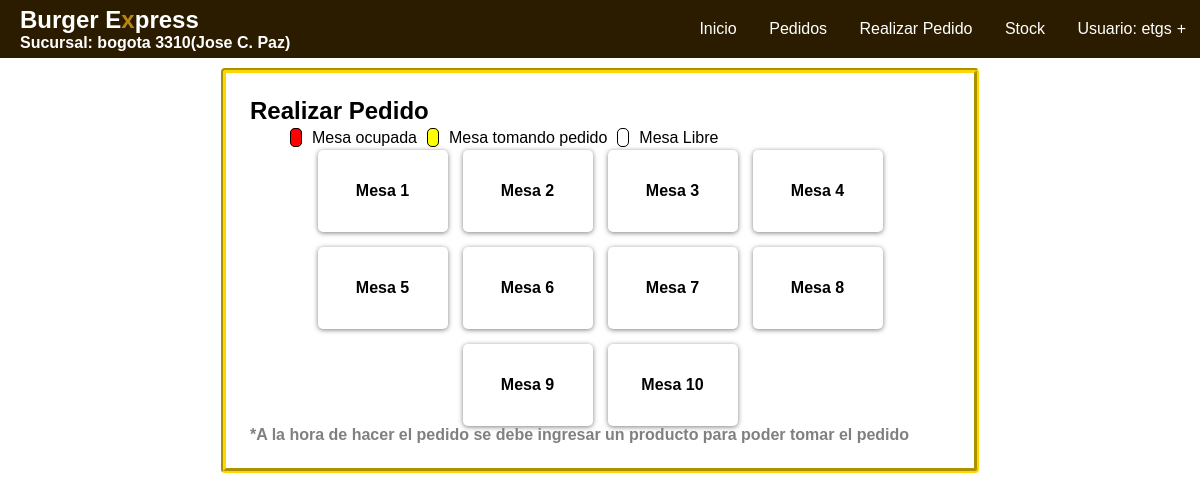
Screenshot of /Vistas/user/menu_pedidos.php (signed in) with the database file from the repository.
### tables this page shows
CREATE TABLE IF NOT EXISTS `mesas` (
  `cod_mesa` int NOT NULL,
  `Cod_sucursal` int NOT NULL,
  `mesa` int NOT NULL,
  `estado` varchar(30) NOT NULL
);

### Modelos/consultas.php (called while the page is built, shortened)
<?php
	function view_tabla2($nombre){
		require'../../Modelos/conexion.php';
		$consulta = $conexion->prepare("SELECT * FROM $nombre");
		$consulta->execute();
		$datos = $consulta->fetchAll(PDO::FETCH_ASSOC);
		return $datos;
	}
?>

### Vistas/user/menu_pedidos.php (the view, shortened to what this page needs)
<?php include 'header_user.php';?>
<!DOCTYPE html>
<html lang="en">
<head>
    <link rel="stylesheet" href="../styles/style.css">
</head>
<body>
    <section class="menu">
        <div class="cardMenu">
        <h2>Realizar Pedido</h2>
        <ul style="list-style:none;line-height:25px;display: flex;gap:10px;">
            <li>
                <span style="margin-right: 10px;background-color: red;padding: 0px 5px;border: 1px solid black;border-radius: 5px;"> </span>Mesa ocupada
            </li>
            <li>
                <span style="margin-right: 10px;background-color: yellow;padding: 0px 5px;border: 1px solid black;border-radius: 5px;"> </span>Mesa tomando pedido
            </li>
            <li>
                <span style="margin-right: 10px;padding: 0px 5px;border: 1px solid black;border-radius: 5px;"> </span>Mesa Libre
            </li>
        </ul>
        <div class="local-mesas">
        <?php
            $tablaMesas=view_tabla2("mesas");
            $idSucursal=$_SESSION['Cod_sucursal'];
            foreach ($tablaMesas as $key) {
                if ($key['Cod_sucursal'] == $idSucursal) {
                       if ($key['estado'] == 'ocupada') {
                            $estadoMesa="background-color: red;";
                            $accion="ver_pedido(".$key['mesa'].",'finalizado')";
                       }
                       else if ($key['estado'] == "en proceso") {
                            $estadoMesa="background-color: yellow;";
                            $accion="ver_pedido(".$key['mesa'].",'proceso')";
                       }
                       else{
                            $estadoMesa="background-color: white;";
                            $accion="nombre(".$key['mesa'].")";
                       }
                       ?>
                        <div class="mesas" onclick="<?= $accion?>" style="<?= $estadoMesa ?>cursor:pointer;">
                            Mesa <?= $key['mesa'] ?>
                        </div>
                       <?php
                    }
                }
        ?>
        </div>
        <h4 style="color: grey;">*A la hora de hacer el pedido se debe ingresar un producto para poder tomar el pedido</h4>
        </div>
    </section>
</body>
</html>

### Vistas/styles/style.css (style rules this page uses)
* { margin: 0; box-sizing: border-box; }
:root { --header-color:#222; --bg-color:#fff; --table-th-color:#7D4600; --header-font-color:white; --font-color:black; --aside-color:black; --button-color:#ff3838; --aside-button-color:#4464AD; }
body { font-family: Arial, sans-serif; background-color: var(--bg-color); }
section { padding: 10px; height: 90%; }
.cardMenu { padding: 24px; border: gold 5px groove; border-radius: 4px; }
.menu { display: flex; align-items: center; gap: 20px; flex-direction: column; }
.local-mesas { display: flex; flex-wrap: wrap; gap: 15px; justify-content: center; width: 700px; }
.mesas { box-shadow: 0px 1px 5px 0px rgba(0, 0, 0, 0.5); width: 130px; padding: 2rem; border-radius: 5px; text-align: center; font-weight: bold; }

### rows the page displays
mesas: mesa "1"
mesas: mesa "2"
mesas: mesa "3"
mesas: mesa "4"
mesas: mesa "5"
mesas: mesa "6"
mesas: mesa "7"
mesas: mesa "8"
mesas: mesa "9"
mesas: mesa "10"

### other values shown
$_SESSION['sucursal'] "bogota 3310(Jose C. Paz)"
$_SESSION['usuario'] "etgs"
